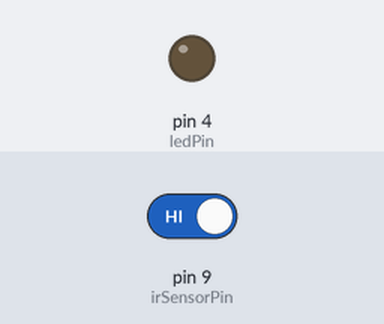
A sketch run on a simulated Arduino Uno, built with avr-gcc and run on an emulated ATmega328P. Shown: output pins drawn as LEDs (lit = HIGH). Inputs (shaded band) come from the test bench; at power-on: pin 9 (irSensorPin) HIGH.

Above: at 1.2 s.
1.3 s: pin 9 (irSensorPin) driven LOW
At 2.5 s:
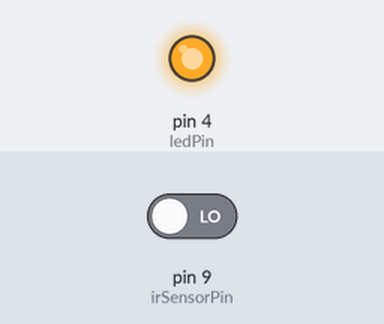
2.8 s: pin 9 (irSensorPin) driven HIGH
At 3.8 s:
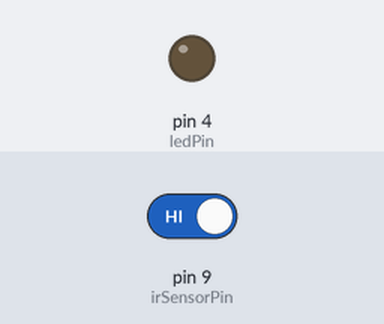
Timing chart, 0 to 5.8 s (numbered marks = the images above; inputs shaded):
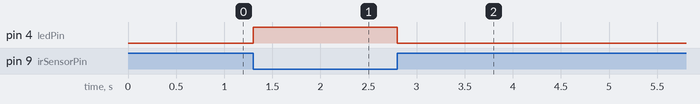

Measured:
- after the input at 1.3 s, pin 4 (ledPin): LOW → HIGH at once
- after the input at 2.8 s, pin 4 (ledPin): HIGH → LOW at once

The sketch:

012_IR_Sensor.ino
```cpp
// Understanding the connectivity of Raspberry-Pi /Beagle board circuit / Arduino with IR
// sensor. Write an application to detect obstacle and notify user using LEDs.

const int ledPin = 4;        // LED pin
const int irSensorPin = 9;   // IR sensor output pin

void setup() {
  pinMode(ledPin, OUTPUT);       // Set LED pin as output
  pinMode(irSensorPin, INPUT);   // Set IR sensor pin as input
}

void loop() {
  int obstacle = digitalRead(irSensorPin);  // Read sensor

  if (obstacle == LOW) {  // LOW when obstacle is present
    digitalWrite(ledPin, HIGH);  // Turn ON LED
  } else {
    digitalWrite(ledPin, LOW);   // Turn OFF LED
  }

  delay(100);  // Small delay for stability
}
```
